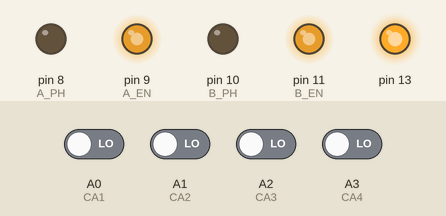
The sketch below on a simulated Arduino Uno, built with avr-gcc and run on an emulated ATmega328P. Parts: output pins drawn as LEDs (lit = HIGH). Dashed ring = blinking. The inputs (shaded band) are chosen by the test bench; at power-on: A0 (CA1), A1 (CA2), A2 (CA3), A3 (CA4) LOW. Random numbers use the default seed unless the sketch sets one.

Above: at 1.2 s.
1.3 s: A0 (CA1) driven HIGH
At 1.45 s:
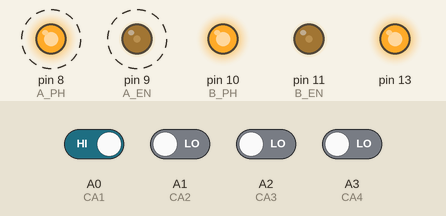
At 2.36 s:
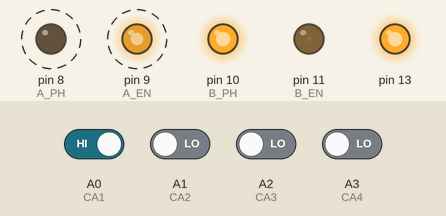
4.3 s: A1 (CA2) driven HIGH
At 4.79 s:
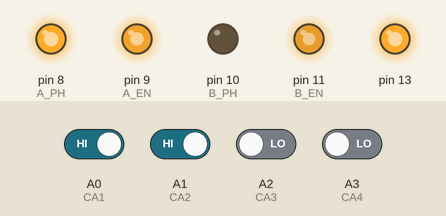
7.3 s: A2 (CA3) driven HIGH
10.3 s: A3 (CA4) driven HIGH
Timing chart, 0 to 41.1 s (numbered marks = the images above; inputs shaded):
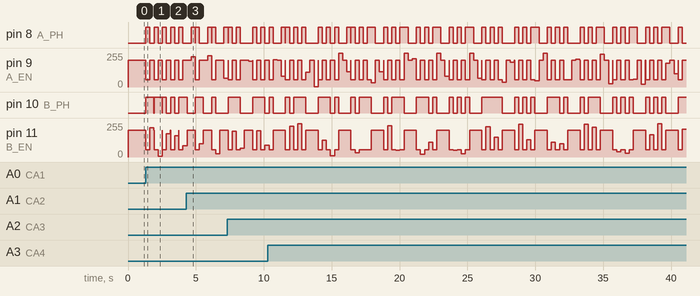

Measured:
- after the input at 1.3 s, pin 8 (A_PH): alternates HIGH for 0.30 s and LOW for 0.31 s, starting at once; pin 9 (A_EN): alternates 200/255 for 0.31 s and 55/255 for 0.30 s, starting at once

The sketch:

RobotPongSoft.ino
```cpp
#include <Arduino.h>

#define SPEED 200

#define CA1 A0 // AVANT
#define CA2 A1 // ARRIERE
#define CA3 A2 // GAUCHE
#define CA4 A3 // DROITE

#define A_PH 8
#define A_EN 9
#define B_PH 10
#define B_EN 11

#define    STX          0x02
#define    ETX          0x03
#define    SLOW         750

byte cmd[8] = {0, 0, 0, 0, 0, 0, 0, 0};
byte buttonStatus = 0;
long previousMillis = 0;
long sendInterval = SLOW;

#define FORWARD 0
#define BACKWARD 1
#define RIGHT 1
#define LEFT 0
#define AUTO 0
#define MANU 1

int state = MANU;

void controlMotor(int x, int y);
void speedMotor(int __speeda, int __speedb);
int randomAngle(void);
void getJoystickState(byte data[8]);
void getButtonState(int bStatus);

void setup() {
    pinMode(13, OUTPUT);
    digitalWrite(13, OUTPUT);

    pinMode(A_EN, OUTPUT);
    pinMode(A_PH, OUTPUT);
    pinMode(B_EN, OUTPUT);
    pinMode(B_PH, OUTPUT);

    Serial.begin(115200);

    pinMode(CA1, INPUT);
    pinMode(CA2, INPUT);
    pinMode(CA3, INPUT);
    pinMode(CA4, INPUT);
}

void loop() {
    if(Serial.available())  {                           // data received from smartphone
        delay(2);
        cmd[0] =  Serial.read();
        if(cmd[0] == STX)  {
            int i=1;
            while(Serial.available())  {
                delay(1);
                cmd[i] = Serial.read();
                if(cmd[i]>127 || i>7)                 break;     // Communication error
                if((cmd[i]==ETX) && (i==2 || i==7))   break;     // Button or Joystick data
                i++;
            }
            if (i == 2)
                getButtonState(cmd[1]);
            else if(i == 7 && state == AUTO)
                getJoystickState(cmd);
        }
    }

    if (state == MANU) {
        if (digitalRead(CA1) == 1) { // FRONT
            speedMotor(0 - SPEED, 0 - SPEED);
            delay(300);
            speedMotor(SPEED, randomAngle());
            delay(300);
        }

        if (digitalRead(CA3) == 1) { // LEFT
            speedMotor(0 - SPEED, 0 - SPEED);
            delay(300);
            speedMotor(SPEED, randomAngle());
            delay(300);
        }

        if (digitalRead(CA4) == 1) { // RIGHT
            speedMotor(0 - SPEED, 0 - SPEED);
            delay(300);
            speedMotor(randomAngle(), SPEED);
            delay(300);
        }

        if (digitalRead(CA2) == 1) { // BACK
            speedMotor(SPEED, SPEED);
            delay(300);
            speedMotor(randomAngle(), SPEED);
            delay(300);
        }

        speedMotor(SPEED, SPEED);

        delay(10);
    }
}

int randomAngle()  {
    return (int)random(-300, 300);
}

void speedMotor(int __speeda, int __speedb) {
    if (__speeda < 0) {
        __speeda = 255 + __speeda;
        digitalWrite(A_PH, HIGH);
    } else {
        digitalWrite(A_PH, LOW);
    }

    analogWrite(A_EN, __speeda);

    if (__speedb < 0) {
        __speedb = 255 + __speedb;
        digitalWrite(B_PH, HIGH);
    } else {
        digitalWrite(B_PH, LOW);
    }

    analogWrite(B_EN, __speedb);

}

void controlMotor(int x, int y) {

    analogWrite(A_EN, 100);
    analogWrite(B_EN, 100);

    /*
    x = (int)map(x, -100, 100, -255, 255);
    y = (int)map(y, -100, 100, -255, 255);

    boolean sens, dir;
    uint8_t speedL, speedR;

    if (y > 0)
        sens = FORWARD;
    if (y < 0) {
        sens = BACKWARD;
        y = 255 + y;
    }

    if (x > 0)
        dir = RIGHT;
    if (x < 0) {
        dir = LEFT;
        x = 255 + x;
    }

    if (dir == LEFT) {
        speedL = x - y;
        speedR = x + y;
    } else {
        speedL = x + y;
        speedR = x - y;
    }

    Serial.print(speedL);
    Serial.print(" ");
    Serial.println(speedR);

    if (sens == FORWARD) {
        digitalWrite (A_PH, HIGH);
        digitalWrite (B_PH, HIGH);
    } else {
        digitalWrite (A_PH, LOW);
        digitalWrite (B_PH, LOW);
    }

    if (speedL < 0) {
        digitalWrite (A_PH, LOW);
        speedL = speedL*-1;
    }

    if (speedR < 0) {
        digitalWrite (B_PH, LOW);
        speedR = speedR *-1;
    }

    if (speedL > 255)
        speedL = 255;
    if (speedR > 255)
        speedR = 255;

    analogWrite (A_EN, speedL);
    analogWrite (B_EN, speedR);*/

}

void getJoystickState(byte data[8])    {
    int joyX = (data[1]-48)*100 + (data[2]-48)*10 + (data[3]-48);
    int joyY = (data[4]-48)*100 + (data[5]-48)*10 + (data[6]-48);

    joyX = joyX - 200;
    joyY = joyY - 200;

    controlMotor(joyX, joyY);

}

void getButtonState(int bStatus)  {
    switch (bStatus) {
// -----------------  BUTTON #1  -----------------------
        case 'A':
            buttonStatus |= B000001;
            state = AUTO;
            break;
        case 'B':
            buttonStatus &= B111110;
            state = MANU;
            break;

// -----------------  BUTTON #2  -----------------------
        case 'C':
            buttonStatus |= B000010;
            break;
        case 'D':
            buttonStatus &= B111101;
            break;

// -----------------  BUTTON #3  -----------------------
        case 'E':
            buttonStatus |= B000100;
            break;
        case 'F':
            buttonStatus &= B111011;
            break;

// -----------------  BUTTON #4  -----------------------
        case 'G':
            buttonStatus |= B001000;
            break;
        case 'H':
            buttonStatus &= B110111;
            sendInterval = SLOW;
            break;

// -----------------  BUTTON #6  -----------------------
        case 'K':
            buttonStatus |= B100000;
            break;
        case 'L':
            buttonStatus &= B011111;
            break;
    }
}
```
